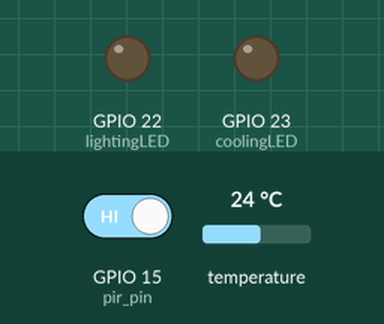
Simulated run of this program. Board: ESP32. Parts: output pins drawn as LEDs (lit = HIGH). The test bench sets the inputs (shaded band); at power-on: GPIO 15 (pir_pin) HIGH, temperature 24 °C. WiFi joins after 1.5 s; servers stay silent unless stated; uploads are accepted with an empty reply; the local clock reads 2024-03-15 10:24:30 at power-on unless the program sets it; what the program prints to the serial monitor is not drawn.

Above: at 2.7 s.
2.8 s: GPIO 15 (pir_pin) driven LOW
At 6.7 s:
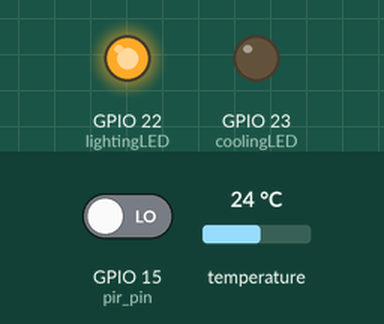
Timing chart, 0 to 8.2 s (numbered marks = the images above; inputs shaded):
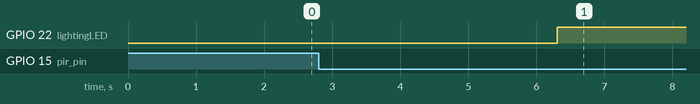

Measured:
- after the input at 2.8 s, GPIO 23 (coolingLED): stays LOW (without the input it goes to HIGH after 3.5 s)

The program:

main.cpp
```cpp
#include <WiFi.h>
#include <HTTPClient.h>
#include <ArduinoJson.h>
#include <OneWire.h>
#include <DallasTemperature.h>
#include "time.h"

// WiFi Credentials
const char* ssid = "Wokwi-GUEST";
const char* password = "";

// Server Configuration
const char* serverUrl = "https://slovakia-experience-tracked-improve.trycloudflare.com";
String settingsEndpoint = "/settings";
String tempEndpoint = "/temperature";

// LED Pins
const int coolingLED = 23;    // Fan control (temperature)
const int lightingLED = 22;   // Light control
const int temp_pin = 4;
const int pir_pin = 15;

// Temperature sensor setup
OneWire oneWire(temp_pin);
DallasTemperature tempSensors(&oneWire);

// Variables to display
float userTempTrigger = 0.0;
String userLightTime = "";
String lightTimeOff = "";
bool isSunsetMode = false;
String originalLightSetting = "";

float currentTemp;
bool presenceDetected ;

// Time configuration
const char* ntpServer = "pool.ntp.org";
const long gmtOffset_sec = -5 * 3600;
const int daylightOffset_sec = 0;

unsigned long lastUpdateTime = 0;
const long updateInterval = 5000; // Update every 5 seconds

void setup() {
  Serial.begin(115200);

  // Initialize LED pins
  pinMode(coolingLED, OUTPUT);
  pinMode(lightingLED, OUTPUT);
  pinMode(pir_pin, INPUT);
  digitalWrite(coolingLED, LOW);
  digitalWrite(lightingLED, LOW);

  // Initialize temperature sensor
  tempSensors.begin();

  // Connect to WiFi
  WiFi.begin(ssid, password);
  Serial.println("Connecting to WiFi...");
  while (WiFi.status() != WL_CONNECTED) {
    delay(500);
    Serial.print(".");
  }
  Serial.println("");
  Serial.println("WiFi connected");
  Serial.println("IP address: ");
  Serial.println(WiFi.localIP());

  // Init and get the time
  configTime(gmtOffset_sec, daylightOffset_sec, ntpServer);
  printLocalTime();
}

// Helper function to get current time as string
String getCurrentTimeString() {
  struct tm timeinfo;
  if (!getLocalTime(&timeinfo)) {
    return "1970-01-01T00:00:00"; //returns the current date and time as an ISO 8601 formatted string
  }
  char timeString[20];
  strftime(timeString, sizeof(timeString), "%Y-%m-%dT%H:%M:%S", &timeinfo);  // No microseconds
  return String(timeString);
}

void loop() {
  unsigned long currentMillis = millis();

  // Read sensors
  currentTemp = readTemperature();
  presenceDetected = detectPresence();

  // Update settings from server at regular intervals, avoid overwhelming the server.
  if (currentMillis - lastUpdateTime >= updateInterval) {
    lastUpdateTime = currentMillis;

    if (WiFi.status() == WL_CONNECTED) {
      getSettingsFromServer();
      controlLEDs();
      displayStatusAndSettings();

      sendSensorData(currentTemp, presenceDetected);
    } else {
      Serial.println("WiFi Disconnected");
    }
  }
}

float readTemperature() {
  tempSensors.requestTemperatures();
  return tempSensors.getTempCByIndex(0);
}

bool detectPresence() {
  return digitalRead(pir_pin);
}

// void controlLEDs() {
//   // Get current time
//   struct tm timeinfo;
//   if(!getLocalTime(&timeinfo)){
//     Serial.println("Failed to obtain time");
//     return;
//   }

//   // Convert current time to seconds since midnight for comparison
//   unsigned long currentTimeSec = timeinfo.tm_hour * 3600 + timeinfo.tm_min * 60 + timeinfo.tm_sec;

//   // Convert light on/off times to seconds since midnight
//   unsigned long lightOnSec = timeStringToSeconds(userLightTime);
//   unsigned long lightOffSec = timeStringToSeconds(lightTimeOff);

//   // Determine if we're in the light duration period
//   bool inLightDuration;
//   if (lightOnSec < lightOffSec) {
//     // Normal case (on and off same day)
//     inLightDuration = (currentTimeSec >= lightOnSec && currentTimeSec < lightOffSec);
//   } else {
//     // Wrap around midnight (on today, off tomorrow)
//     inLightDuration = (currentTimeSec >= lightOnSec || currentTimeSec < lightOffSec);
//   }

//   // Control cooling LED (pin 22) - temperature and presence
//   digitalWrite(coolingLED, (currentTemp >= userTempTrigger && presenceDetected) ? HIGH : LOW);

//   // Control lighting LED (pin 23) - presence and time
//   digitalWrite(lightingLED, (presenceDetected && inLightDuration) ? HIGH : LOW);

// //   if (inLightDuration) {
// //   digitalWrite(lightingLED, HIGH); // Keep light ON during the full duration
// // } else {
// //   digitalWrite(lightingLED, presenceDetected ? HIGH : LOW); // After duration, check for presence
// // }

// }


void controlLEDs() {
  // Get current time
  struct tm timeinfo;
  if(!getLocalTime(&timeinfo)){
    Serial.println("Failed to obtain time");
    return;
  }

  // Convert current time to seconds since midnight for comparison
  unsigned long currentTimeSec = timeinfo.tm_hour * 3600 + timeinfo.tm_min * 60 + timeinfo.tm_sec;

  // Convert light on/off times to seconds since midnight
  unsigned long lightOnSec = timeStringToSeconds(userLightTime);
  unsigned long lightOffSec = timeStringToSeconds(lightTimeOff);

  // Determine if we're in the light duration period
  bool inLightDuration;
  if (lightOnSec < lightOffSec) {
    // Normal case (on and off same day)
    inLightDuration = (currentTimeSec >= lightOnSec && currentTimeSec < lightOffSec);
  } else {
    // Wrap around midnight (on today, off tomorrow)
    inLightDuration = (currentTimeSec >= lightOnSec || currentTimeSec < lightOffSec);
  }

  // Control cooling LED (pin 22) - temperature and presence
  digitalWrite(coolingLED, (currentTemp >= userTempTrigger && presenceDetected) ? HIGH : LOW);

  // Control lighting LED (pin 23)
  if (inLightDuration) {
    digitalWrite(lightingLED, HIGH); // Keep light ON during the full duration
  } else {
    digitalWrite(lightingLED, presenceDetected ? HIGH : LOW); // After duration, check for presence
  }
}

void displayStatusAndSettings() {
  // Get current time
  struct tm timeinfo;
  if(!getLocalTime(&timeinfo)){
    Serial.println("Failed to obtain time");
    return;
  }
  char currentTime[9];
  strftime(currentTime, sizeof(currentTime), "%H:%M:%S", &timeinfo);

  // Print header
  Serial.println("\n========================================");
  Serial.println("         SMART HUB STATUS REPORT");
  Serial.println("========================================");

  // Current Sensor Readings Section
  Serial.println("\n--- CURRENT SENSOR READINGS ---");
  Serial.print("Time:            ");
  Serial.println(currentTime);
  Serial.print("Temperature:     ");
  Serial.print(currentTemp);
  Serial.println("°C");
  Serial.print("Presence:        ");
  Serial.println(presenceDetected ? "Detected" : "Not Detected");

  // Current Settings Section
  Serial.println("\n--- CURRENT SETTINGS ---");
  Serial.print("Temperature Trigger: ");
  Serial.print(userTempTrigger);
  Serial.println("°C");
  Serial.print("Light Trigger Time:  ");
  Serial.println(userLightTime);
  Serial.print("Light Turn Off Time: ");
  Serial.println(lightTimeOff);
  Serial.print("Original Light Setting: ");
  Serial.println(originalLightSetting);
  Serial.print("Sunset Mode:       ");
  Serial.println(isSunsetMode ? "Active" : "Inactive");

  // Device Control Section
  Serial.println("\n--- DEVICE CONTROL STATUS ---");
  Serial.print("Cooling/Fan (Pin 22): ");
  Serial.print(digitalRead(coolingLED) ? "ON" : "OFF");
  Serial.print(" - Condition: ");
  Serial.print(currentTemp);
  Serial.print("°C ");
  Serial.print((currentTemp >= userTempTrigger) ? "≥ " : "< ");
  Serial.print(userTempTrigger);
  Serial.print("°C and presence ");
  Serial.println(presenceDetected ? "detected" : "not detected");

  Serial.print("Lighting (Pin 23):    ");
  Serial.print(digitalRead(lightingLED) ? "ON" : "OFF");
  Serial.print(" - Condition: ");
  Serial.print(presenceDetected ? "Presence detected" : "No presence");
  Serial.print(" and current time (");
  Serial.print(currentTime);
  Serial.print(") is ");
  Serial.print(digitalRead(lightingLED) ? "within " : "outside ");
  Serial.print(userLightTime);
  Serial.print(" to ");
  Serial.println(lightTimeOff);

  // Footer
  Serial.println("========================================");
  Serial.println("Next update in 5 seconds...");
  Serial.println("========================================\n");
}

unsigned long timeStringToSeconds(String timeStr) {
  int hours = timeStr.substring(0, 2).toInt();
  int minutes = timeStr.substring(3, 5).toInt();
  int seconds = timeStr.substring(6, 8).toInt();
  return hours * 3600 + minutes * 60 + seconds;
}

void printLocalTime() {
  struct tm timeinfo;
  if(!getLocalTime(&timeinfo)){
    Serial.println("Failed to obtain time");
    return;
  }
  Serial.println(&timeinfo, "%A, %B %d %Y %H:%M:%S");
}


void sendSensorData(float temperature, bool presence) {
  HTTPClient http;

  String fullUrl = serverUrl + tempEndpoint;
  http.begin(fullUrl);

  // Create JSON payload with both temperature and presence
  DynamicJsonDocument doc(128);
  doc["temperature"] = temperature;
  doc["presence"] = presence;
  doc["timestamp"] = getCurrentTimeString();

  String payload;
  serializeJson(doc, payload);

  // Send HTTP POST request
  http.addHeader("Content-Type", "application/json");
  int httpCode = http.POST(payload);

  if (httpCode == HTTP_CODE_OK) {
    Serial.println("Sensor data sent successfully");
  } else {
    Serial.print("Error sending sensor data. HTTP code: ");
    Serial.println(httpCode);
  }

  http.end();
}


void getSettingsFromServer() {
  HTTPClient http;

  String fullUrl = serverUrl + settingsEndpoint;
  http.begin(fullUrl);

  int httpCode = http.GET();

  if (httpCode == HTTP_CODE_OK) {
    String payload = http.getString();

    // Parse JSON response
    DynamicJsonDocument doc(1024);
    deserializeJson(doc, payload);

    userTempTrigger = doc["user_temp"].as<float>();
    userLightTime = doc["user_light"].as<String>();
    lightTimeOff = doc["light_time_off"].as<String>();

    // Check if sunset mode is active
    isSunsetMode = (doc.containsKey("original_light") && doc["original_light"] == "sunset");
    originalLightSetting = isSunsetMode ? "sunset" : userLightTime;

  } else {
    Serial.print("Error getting settings. HTTP code: ");
    Serial.println(httpCode);
  }

  http.end();
}
```
